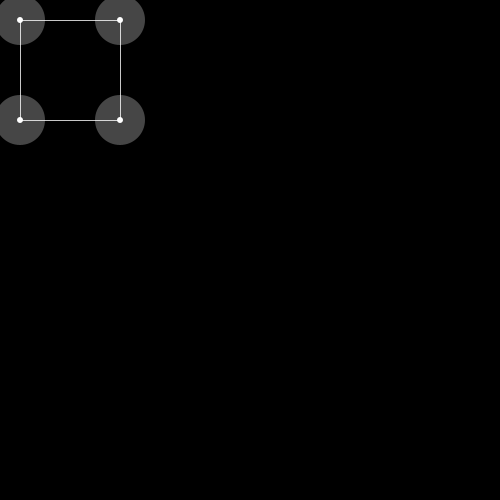
Frame 1 (no input)
Frame 60 (the mouse pressed at the canvas centre just before this capture): identical to frame 1, image omitted
Frame 120 (the mouse held since frame 60 and released just before this capture): identical to frame 1, image omitted

The Processing sketch that drew this single still picture (run headless with seeded random() and noise(); from frame 60 on, the mouse is pressed at the canvas centre):

// Processing sketch: VectorEditable
// ── VectorEditable.pde
EditableVertex edVert;

void setup() {
	size(500, 500);
	edVert = new EditableVertex(new float[]{ 0,0,  100,0,  100,100,  0,100 });
}

void draw() {
	background(0);

	edVert.interactiveDisplay();
}
// ── EditableVertex.pde
import java.util.List;
import java.util.ArrayList;

class EditableVertex {

	List<PVector> points;

	public EditableVertex (float[] pointList, PVector offset) {
		points = new ArrayList();

		for (int i = 0; i+1 < pointList.length; i+=2) {
			points.add(new PVector(pointList[i] + offset.x, pointList[i+1] + offset.y));
		}
	}

	public EditableVertex(float[] pointList) {
		this(pointList, new PVector(20, 20));
	}

	public void interactiveDisplay() {
		display();

		noStroke();
		ellipseMode(RADIUS);
		boolean noExistingVerticesEdited = true;
		for (PVector p : points) {
			fill(255);
			ellipse(p.x, p.y, 3, 3);

			final int CONTROL_CIRLCE_SIZE = 25;
			if (dist(p.x, p.y, mouseX, mouseY) < CONTROL_CIRLCE_SIZE) {
				if (mousePressed) {
					p.x = mouseX;
					p.y = mouseY;
					noExistingVerticesEdited = false;
					fill(255, 200);
				}
				else fill(255, 140);
			}
			else fill(255, 70);
			
			ellipse(p.x, p.y, CONTROL_CIRLCE_SIZE, CONTROL_CIRLCE_SIZE);
		}
	}

	public void display() {
		noFill();
		stroke(255, 200);
		beginShape();
		for (PVector p : points) {
			vertex(p.x, p.y);
		}
		endShape(CLOSE);
	}


}
